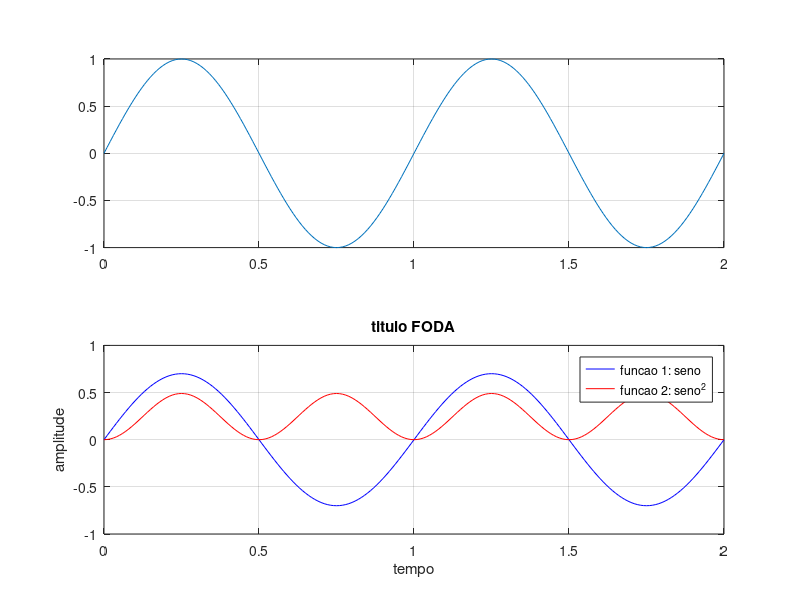

The MATLAB script that drew this image:
% aula1 matlab

%% limpar variaveis
close all
clear variables
clc

%% declarar func
subplot(2,1,1);
x = 0:0.01:2;
A = 1;
f = 1;
w = 2*pi*f;
fi = 0;
B = 0;
y = A * sin(w*x + fi) + B;

plot(x,y);
ylim([-1 1]);
grid on;


subplot(2,1,2);
x = 0:0.01:2;
A = 0.7;
f = 1;
w = 2*pi*f;
fi = 0;
B = 0;
y = A * sin(w*x + fi) + B;

plot(x,y,'b');
ylim([-1 1]);
grid on;

hold all
plot (x, y.^2,'r');

legend({'funcao 1: seno','funcao 2: seno^2'});
title('titulo FODA');
ylabel('amplitude');
xlabel('tempo');


